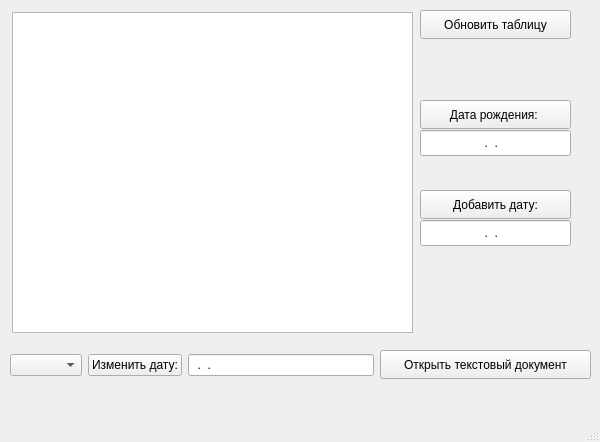
<?xml version="1.0" encoding="UTF-8"?>
<ui version="4.0">
 <class>MainWindow</class>
 <widget class="QMainWindow" name="MainWindow">
  <property name="geometry">
   <rect>
    <x>0</x>
    <y>0</y>
    <width>600</width>
    <height>442</height>
   </rect>
  </property>
  <property name="windowTitle">
   <string>MainWindow</string>
  </property>
  <widget class="QWidget" name="centralwidget">
   <widget class="QTableView" name="tableView">
    <property name="geometry">
     <rect>
      <x>12</x>
      <y>12</y>
      <width>401</width>
      <height>321</height>
     </rect>
    </property>
   </widget>
   <widget class="QWidget" name="">
    <property name="geometry">
     <rect>
      <x>10</x>
      <y>350</y>
      <width>364</width>
      <height>31</height>
     </rect>
    </property>
    <layout class="QHBoxLayout" name="horizontalLayout">
     <item>
      <widget class="QComboBox" name="comboBox"/>
     </item>
     <item>
      <widget class="QPushButton" name="pushButton_4">
       <property name="text">
        <string>Изменить дату:</string>
       </property>
      </widget>
     </item>
     <item>
      <widget class="QLineEdit" name="lineEdit_4">
       <property name="inputMask">
        <string>99.99.9999</string>
       </property>
      </widget>
     </item>
    </layout>
   </widget>
   <widget class="QPushButton" name="pushButton">
    <property name="geometry">
     <rect>
      <x>420</x>
      <y>10</y>
      <width>151</width>
      <height>29</height>
     </rect>
    </property>
    <property name="text">
     <string>Обновить таблицу</string>
    </property>
   </widget>
   <widget class="QPushButton" name="pushButton_5">
    <property name="geometry">
     <rect>
      <x>380</x>
      <y>350</y>
      <width>211</width>
      <height>29</height>
     </rect>
    </property>
    <property name="text">
     <string>Открыть текстовый документ</string>
    </property>
   </widget>
   <widget class="QPushButton" name="pushButton_3">
    <property name="geometry">
     <rect>
      <x>420</x>
      <y>190</y>
      <width>151</width>
      <height>29</height>
     </rect>
    </property>
    <property name="text">
     <string>Добавить дату:</string>
    </property>
   </widget>
   <widget class="QLineEdit" name="lineEdit_2">
    <property name="geometry">
     <rect>
      <x>420</x>
      <y>220</y>
      <width>151</width>
      <height>26</height>
     </rect>
    </property>
    <property name="inputMask">
     <string>99.99.9999</string>
    </property>
    <property name="text">
     <string>..</string>
    </property>
    <property name="alignment">
     <set>Qt::AlignCenter</set>
    </property>
   </widget>
   <widget class="QLineEdit" name="lineEdit">
    <property name="geometry">
     <rect>
      <x>420</x>
      <y>130</y>
      <width>151</width>
      <height>26</height>
     </rect>
    </property>
    <property name="inputMask">
     <string>99.99.9999</string>
    </property>
    <property name="alignment">
     <set>Qt::AlignCenter</set>
    </property>
   </widget>
   <widget class="QPushButton" name="pushButton_2">
    <property name="geometry">
     <rect>
      <x>420</x>
      <y>100</y>
      <width>151</width>
      <height>29</height>
     </rect>
    </property>
    <property name="text">
     <string>Дата рождения: </string>
    </property>
   </widget>
  </widget>
  <widget class="QMenuBar" name="menubar">
   <property name="geometry">
    <rect>
     <x>0</x>
     <y>0</y>
     <width>600</width>
     <height>26</height>
    </rect>
   </property>
  </widget>
  <widget class="QStatusBar" name="statusbar"/>
 </widget>
 <resources/>
 <connections/>
</ui>
